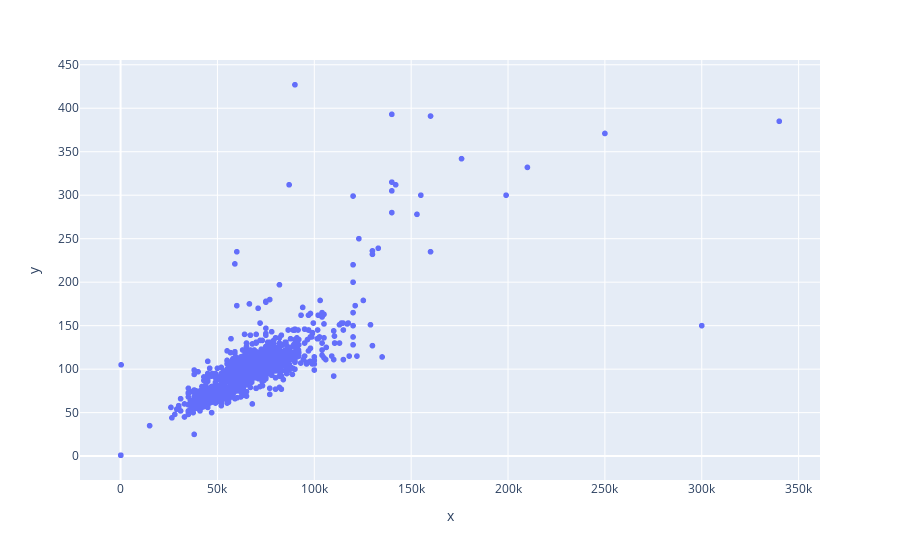

The notebook cell this image was saved under:
### Code cell
fig = px.scatter(x=unaza_e_re['price'], y=unaza_e_re['gros_area'])
fig.show()

### Figure 1 — Plotly figure (JSON) as saved in the notebook; plotly's stock layout.template omitted (floating-point values rounded to 4 significant figures; data arrays with more than 128 entries replaced by an {"elided": "..."} marker saying what was removed)
{"data": [{"hovertemplate": "x=%{x}<br>y=%{y}<extra></extra>", "legendgroup": "", "marker": {"color": "#636efa", "symbol": "circle"}, "mode": "markers", "name": "", "showlegend": false, "type": "scattergl", "x": {"elided": "1149 int values"}, "xaxis": "x", "y": {"elided": "1149 int values"}, "yaxis": "y"}], "layout": {"legend": {"tracegroupgap": 0}, "margin": {"t": 60}, "xaxis": {"anchor": "y", "domain": [0, 1], "title": {"text": "x"}}, "yaxis": {"anchor": "x", "domain": [0, 1], "title": {"text": "y"}}}}
